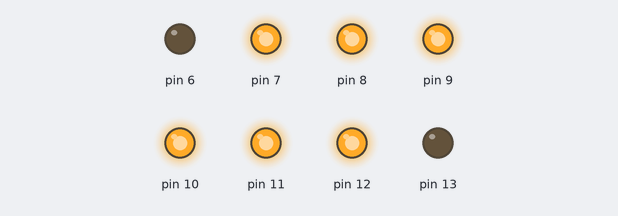
Recording of a sketch running on a simulated Arduino Uno, built with avr-gcc and run on an emulated ATmega328P. On the bench: output pins drawn as LEDs (lit = HIGH).

Above: at 0.2 s.
At 1.7 s:
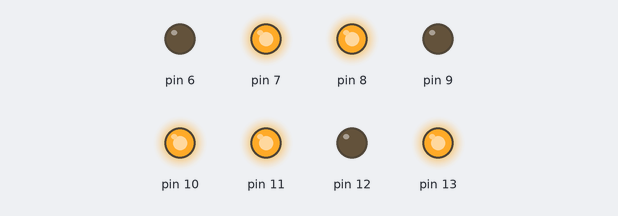
At 3.2 s:
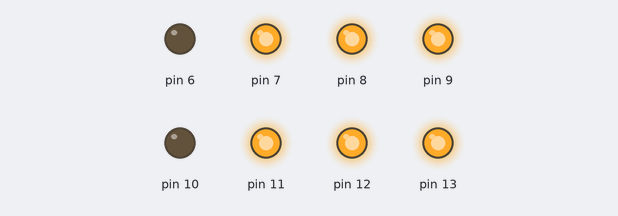
At 4.7 s:
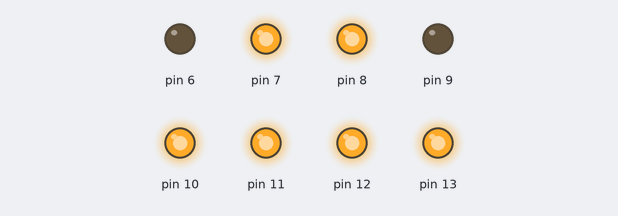
At 6.7 s:
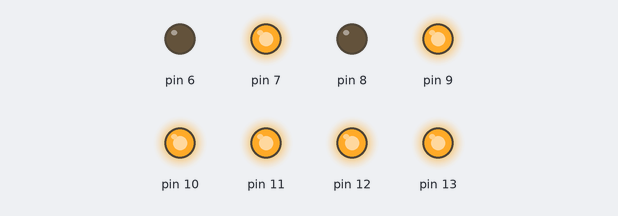
At 13.2 s:
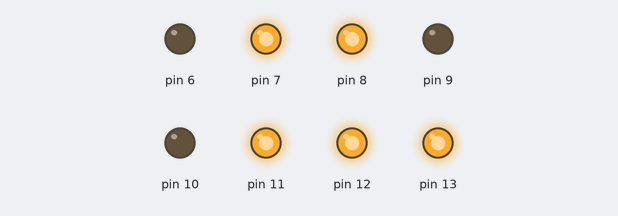
Timing chart, 0 to 13.7 s (numbered marks = the images above):
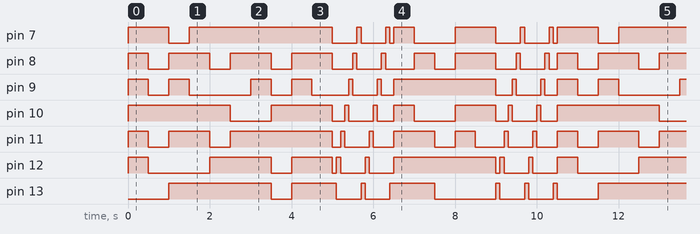

The sketch:

contagem_e_vogais.ino
```cpp
void setup() {
pinMode(13, OUTPUT);
pinMode(12, OUTPUT);
pinMode(11, OUTPUT);
pinMode(10, OUTPUT);
pinMode(9, OUTPUT);
pinMode(8, OUTPUT);
pinMode(7, OUTPUT);
pinMode(6, OUTPUT);
}

void loop() {

  //numero 0

  digitalWrite(12, HIGH);
  digitalWrite(11, HIGH);
  digitalWrite(10, HIGH);
  digitalWrite(9, HIGH);
  digitalWrite(8, HIGH);
  digitalWrite(7, HIGH);
  delay(500);
  digitalWrite(12, LOW);
  digitalWrite(11, LOW);
  digitalWrite(10, LOW);
  digitalWrite(9, LOW);
  digitalWrite(8, LOW);
  digitalWrite(7, LOW);


  //numero 1


  digitalWrite(10, HIGH);
  digitalWrite(7, HIGH);
  delay(500);
  digitalWrite(10, LOW);
  digitalWrite(7, LOW);


  //numero 2


  digitalWrite(13, HIGH);
  digitalWrite(8, HIGH);
  digitalWrite(11, HIGH);
  digitalWrite(10, HIGH);
  digitalWrite(9, HIGH);
  delay(500);
  digitalWrite(13, LOW);
  digitalWrite(8, LOW);
  digitalWrite(11, LOW);
  digitalWrite(10, LOW);
  digitalWrite(9, LOW);


  //numero 3


  digitalWrite(13, HIGH);
  digitalWrite(11, HIGH);
  digitalWrite(10, HIGH);
  digitalWrite(8, HIGH);
  digitalWrite(7, HIGH);
  delay(500);
  digitalWrite(13, LOW);
  digitalWrite(11, LOW);
  digitalWrite(10, LOW);
  digitalWrite(8, LOW);
  digitalWrite(7, LOW);


  //numero 4


  digitalWrite(13, HIGH);
  digitalWrite(12, HIGH);
  digitalWrite(10, HIGH);
  digitalWrite(7, HIGH);
  delay(500);
  digitalWrite(13, LOW);
  digitalWrite(12, LOW);
  digitalWrite(10, LOW);
  digitalWrite(7, LOW);


  //numero 5


  digitalWrite(13, HIGH);
  digitalWrite(12, HIGH);
  digitalWrite(11, HIGH);
  digitalWrite(7, HIGH);
  digitalWrite(8, HIGH);
  delay(500);
  digitalWrite(13, LOW);
  digitalWrite(12, LOW);
  digitalWrite(11, LOW);
  digitalWrite(7, LOW);
  digitalWrite(6, LOW);


  //numero 6


  digitalWrite(13, HIGH);
  digitalWrite(12, HIGH);
  digitalWrite(11, HIGH);
  digitalWrite(9, HIGH);
  digitalWrite(8, HIGH);
  digitalWrite(7, HIGH);
  delay(500);
  digitalWrite(13, LOW);
  digitalWrite(12, LOW);
  digitalWrite(11, LOW);
  digitalWrite(9, LOW);
  digitalWrite(8, LOW);
  digitalWrite(7, LOW);


  //numero 7


  digitalWrite(11, HIGH);
  digitalWrite(10, HIGH);
  digitalWrite(7, HIGH);
  delay(500);
  digitalWrite(11, LOW);
  digitalWrite(10, LOW);
  digitalWrite(7, LOW);


  //numero 8


  digitalWrite(13, HIGH);
  digitalWrite(12, HIGH);
  digitalWrite(11, HIGH);
  digitalWrite(10, HIGH);
  digitalWrite(9, HIGH);
  digitalWrite(8, HIGH);
  digitalWrite(7, HIGH);
  delay(500);
  digitalWrite(13, LOW);
  digitalWrite(12, LOW);
  digitalWrite(11, LOW);
  digitalWrite(10, LOW);
  digitalWrite(9, LOW);
  digitalWrite(8, LOW);
  digitalWrite(7, LOW);


  //numero 9


  digitalWrite(13, HIGH);
  digitalWrite(12, HIGH);
  digitalWrite(11, HIGH);
  digitalWrite(10, HIGH);
  digitalWrite(7, HIGH);
  digitalWrite(8, HIGH);
  delay(500);
  digitalWrite(13, LOW);
  digitalWrite(12, LOW);
  digitalWrite(11, LOW);
  digitalWrite(10, LOW);
  digitalWrite(7, LOW);
  digitalWrite(8, LOW);


  //Animacao de término
  //primeira volta
  digitalWrite(13, HIGH);
  delay(100);
  digitalWrite(13, LOW);
  digitalWrite(12, HIGH);
  delay(100);
  digitalWrite(12, LOW);
  digitalWrite(11, HIGH);
  delay(100);
  digitalWrite(11, LOW);
  digitalWrite(10, HIGH);
  delay(100);
  digitalWrite(10, LOW);
  digitalWrite(9, HIGH);
  delay(100);
  digitalWrite(9, LOW);
  digitalWrite(8, HIGH);
  delay(100);
  digitalWrite(8, LOW);
  digitalWrite(7, HIGH);
  delay(100);
  digitalWrite(7, LOW);

 // segunda volta


  digitalWrite(13, HIGH);
  delay(100);
  digitalWrite(13, LOW);
  digitalWrite(12, HIGH);
  delay(100);
  digitalWrite(12, LOW);
  digitalWrite(11, HIGH);
  delay(100);
  digitalWrite(11, LOW);
  digitalWrite(10, HIGH);
  delay(100);
  digitalWrite(10, LOW);
  digitalWrite(9, HIGH);
  delay(100);
  digitalWrite(9, LOW);
  digitalWrite(8, HIGH);
  delay(100);
  digitalWrite(8, LOW);
  digitalWrite(7, HIGH);
  delay(100);
  digitalWrite(7, LOW);
  digitalWrite(13, HIGH);
  delay(100);
  digitalWrite(13, LOW);


  //vogais alfabeto


  // Letra A

  digitalWrite(13, HIGH);
  digitalWrite(12, HIGH);
  digitalWrite(11, HIGH);
  digitalWrite(10, HIGH);
  digitalWrite(9, HIGH);
  digitalWrite(7, HIGH);
  delay(500);
  digitalWrite(13, LOW);
  digitalWrite(12, LOW);
  digitalWrite(11, LOW);
  digitalWrite(10, LOW);
  digitalWrite(9, LOW);
  digitalWrite(7, LOW);


  // Letra E


  digitalWrite(13, HIGH);
  digitalWrite(12, HIGH);
  digitalWrite(11, HIGH);
  digitalWrite(9, HIGH);
  digitalWrite(8, HIGH);
  delay(500);
  digitalWrite(13, LOW);
  digitalWrite(12, LOW);
  digitalWrite(11, LOW);
  digitalWrite(9, LOW);
  digitalWrite(8, LOW);


  //Letra I


  digitalWrite(12, HIGH);
  digitalWrite(9, HIGH);
  delay(500);
  digitalWrite(12, LOW);
  digitalWrite(19, LOW);


  //Letra O


  digitalWrite(12, HIGH);
  digitalWrite(11, HIGH);
  digitalWrite(10, HIGH);
  digitalWrite(9, HIGH);
  digitalWrite(8, HIGH);
  digitalWrite(7, HIGH);
  delay(500);
  digitalWrite(12, LOW);
  digitalWrite(11, LOW);
  digitalWrite(10, LOW);
  digitalWrite(9, LOW);
  digitalWrite(8, LOW);
  digitalWrite(7, LOW);


  //Letra U


  digitalWrite(12, HIGH);
  digitalWrite(10, HIGH);
  digitalWrite(9, HIGH);
  digitalWrite(8, HIGH);
  digitalWrite(7, HIGH);
  delay(500);
  digitalWrite(12, LOW);
  digitalWrite(10, LOW);
  digitalWrite(9, LOW);
  digitalWrite(8, LOW);
  digitalWrite(7, LOW);

  //Animacao de término
  //primeira volta
  digitalWrite(13, HIGH);
  delay(100);
  digitalWrite(13, LOW);
  digitalWrite(12, HIGH);
  delay(100);
  digitalWrite(12, LOW);
  digitalWrite(11, HIGH);
  delay(100);
  digitalWrite(11, LOW);
  digitalWrite(10, HIGH);
  delay(100);
  digitalWrite(10, LOW);
  digitalWrite(9, HIGH);
  delay(100);
  digitalWrite(9, LOW);
  digitalWrite(8, HIGH);
  delay(100);
  digitalWrite(8, LOW);
  digitalWrite(7, HIGH);
  delay(100);
  digitalWrite(7, LOW);

 // segunda volta


  digitalWrite(13, HIGH);
  delay(100);
  digitalWrite(13, LOW);
  digitalWrite(12, HIGH);
  delay(100);
  digitalWrite(12, LOW);
  digitalWrite(11, HIGH);
  delay(100);
  digitalWrite(11, LOW);
  digitalWrite(10, HIGH);
  delay(100);
  digitalWrite(10, LOW);
  digitalWrite(9, HIGH);
  delay(100);
  digitalWrite(9, LOW);
  digitalWrite(8, HIGH);
  delay(100);
  digitalWrite(8, LOW);
  digitalWrite(7, HIGH);
  delay(100);
  digitalWrite(7, LOW);
  digitalWrite(13, HIGH);
  delay(100);
  digitalWrite(13, LOW);


}
```

Measured:
- by itself, pin 13: repeats every 10.5 s: LOW 0.50 s, HIGH 1.1 s, LOW 0.60 s, HIGH 0.10 s, LOW 0.60 s, HIGH 1.1 s, LOW 1.5 s, 2 × (HIGH 0.10 s, LOW 0.60 s), HIGH 0.10 s, LOW 1.0 s, HIGH 2.5 s
- by itself, pin 7: repeats every 10.5 s: LOW 0.50 s, HIGH 3.5 s, 2 × (LOW 0.60 s, HIGH 0.10 s), LOW 0.10 s, HIGH 0.50 s, LOW 1.0 s, HIGH 1.0 s, 2 × (LOW 0.60 s, HIGH 0.10 s), LOW 0.10 s, HIGH 1.0 s
- by itself, everything shown: repeats every 10.5 s, in 45 steps
